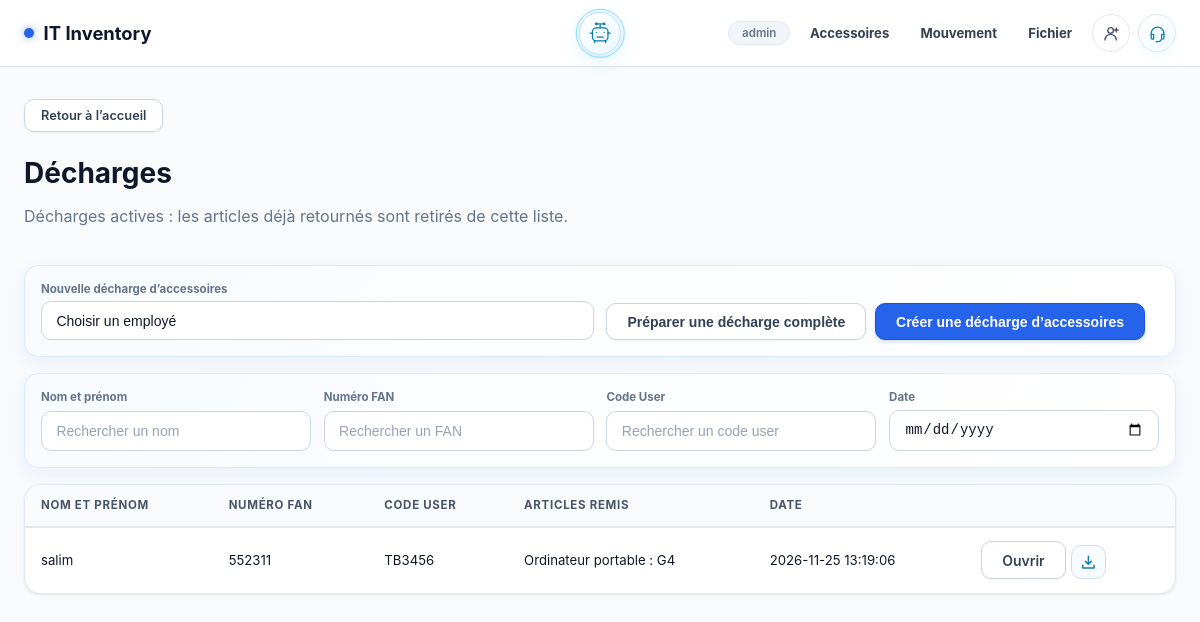
The app's page /decharges (signed in), older data.
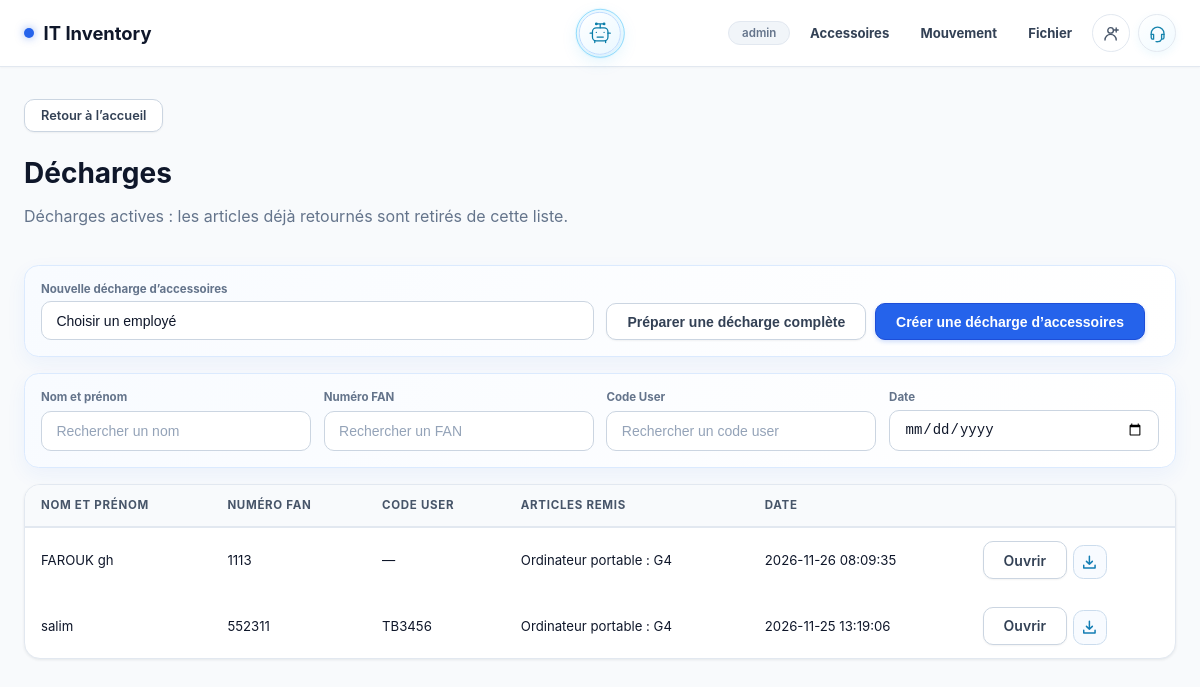
The same page, newer data.
### tables this page shows
CREATE TABLE discharges (
        id INTEGER PRIMARY KEY AUTOINCREMENT,
        computer_id INTEGER NOT NULL,
        issued_at TEXT NOT NULL DEFAULT CURRENT_TIMESTAMP
    , recipient_name TEXT, recipient_code TEXT, assignment_number INTEGER NOT NULL DEFAULT 0, document_type TEXT NOT NULL DEFAULT 'computer');

CREATE TABLE inventory (
            id          INTEGER PRIMARY KEY AUTOINCREMENT,
            model_slug  TEXT,
            model_name  TEXT,
            fan         TEXT UNIQUE,
            sn          TEXT,
            statut      TEXT,
            username    TEXT,
            code_user   TEXT,
            license_num TEXT,
            obs         TEXT
        , disque_dur TEXT, etat_clavier TEXT, systeme_operateur TEXT, etat_ecran TEXT, batterie INTEGER, ram TEXT, ports_usb TEXT, pave_tactile TEXT, last_recipient TEXT, assignment_number INTEGER NOT NULL DEFAULT 0);

### app/routes/inventory.py (the view)
@inventory_bp.route('/decharges')
def discharge_index():
    db = get_db()
    records = db.execute("""SELECT d.id AS discharge_id, d.document_type, d.issued_at,
        COALESCE(d.recipient_name, i.username) AS display_user,
        COALESCE(d.recipient_code, i.code_user) AS display_code,
        i.id AS computer_id, i.fan, i.model_name,
        GROUP_CONCAT(CASE WHEN di.category = 'sim-cards' THEN 'SIM Cards' WHEN di.category = 'telephones' THEN 'Téléphone' ELSE di.category END || ': ' || di.brand || CASE WHEN di.phone_model IS NOT NULL THEN ' ' || di.phone_model ELSE '' END || CASE WHEN di.category = 'sim-cards' THEN ' - ' || COALESCE(di.serial_number, '') || ' - ' || COALESCE(di.technical_details, '') ELSE '' END || CASE WHEN di.category = 'telephones' AND di.serial_number IS NOT NULL THEN ' · SN ' || di.serial_number ELSE '' END, ', ') AS taken_items
        FROM discharges d JOIN inventory i ON i.id=d.computer_id
        LEFT JOIN discharge_items di ON di.discharge_id=d.id AND di.returned_at IS NULL
        WHERE di.id IS NOT NULL OR (d.document_type = 'computer' AND i.statut IN ('Affecter', 'Utilisation hors domaine'))
        GROUP BY d.id ORDER BY d.id DESC""").fetchall()
    employees = db.execute("""SELECT id, model_name, fan, username, code_user FROM inventory
        WHERE statut IN ('Affecter', 'Utilisation hors domaine') AND
        (COALESCE(username, '') <> '' OR COALESCE(code_user, '') <> '')
        ORDER BY COALESCE(username, code_user) COLLATE NOCASE, id""").fetchall()
    return render_template('discharge_list.html', records=records, employees=employees)

### app/models/database.py (called while the page is built)
def get_db():
    if 'db' not in g:
        g.db = sqlite3.connect(
            current_app.config['DB_PATH'],
            detect_types=sqlite3.PARSE_DECLTYPES,
        )
        g.db.row_factory = sqlite3.Row
    return g.db

### templates/discharge_list.html (shortened to what this page needs)
{% extends 'base.html' %}
{% block content %}
<div class="page-fade accessory-page discharge-history">
  <a href="{{ url_for('inventory.index') }}" class="btn-back">Retour à l’accueil</a>
  <header class="accessory-heading"><div><h1>{{ 'Restitutions' if movement == 'restitution' else 'Décharges' }}</h1><p class="text-muted">{{ 'Historique des retours confirmés.' if movement == 'restitution' else 'Décharges actives : les articles déjà retournés sont retirés de cette liste.' }}</p></div></header>
  {% if not movement %}
  <form class="card discharge-search-grid" method="GET" action="" style="align-items:end">
    <label>Nouvelle décharge d’accessoires
      <select class="form-select" id="employeeForAccessories" required>
        <option value="">Choisir un employé</option>
      </select>
    </label>
    <div class="discharge-top-actions"><button class="btn btn-secondary" type="button" onclick="openComputerDischarge()">Préparer une décharge complète</button><button class="btn btn-primary" type="button" onclick="openAccessoryDischarge()">Créer une décharge d’accessoires</button></div>
  </form>
  {% endif %}
  <div class="discharge-search-grid">
    <label>Nom et prénom<input id="searchUser" class="form-input" placeholder="Rechercher un nom" oninput="filterDischarges()"></label>
    <label>Numéro FAN<input id="searchFan" class="form-input" placeholder="Rechercher un FAN" oninput="filterDischarges()"></label>
    <label>Code User<input id="searchCodeUser" class="form-input" placeholder="Rechercher un code user" oninput="filterDischarges()"></label>
    <label>Date<input id="searchDate" type="date" class="form-input" oninput="filterDischarges()"></label>
  </div>
  <div class="card accessory-table-wrap"><table class="inv-table"><thead><tr><th>Nom et prénom</th><th>Numéro FAN</th><th>Code User</th><th>{{ 'Articles retournés' if movement == 'restitution' else 'Articles remis' }}</th><th>Date</th><th></th></tr></thead><tbody id="dischargeRows">
    {% for row in records %}{% set items = row.returned_items if movement == 'restitution' else row.taken_items %}{% if movement == 'restitution' and row.computer_returned %}{% set items = ('Ordinateur portable' ~ (', ' ~ items if items else '')) %}{% endif %}<tr class="discharge-record" data-code="{{ (row.display_code or '')|lower }}" data-fan="{{ (row.fan or '')|lower }}" data-user="{{ (row.display_user or '')|lower }}" data-date="{{ (row.issued_at or '')[:10] }}"><td>{{ row.display_user or '—' }}</td><td>{{ row.fan or '—' }}</td><td>{{ row.display_code or '—' }}</td><td>{% if movement != 'restitution' and row.document_type == 'computer' %}Ordinateur portable : {{ row.model_name }}{% if items %}, {{ items }}{% endif %}{% else %}{{ items or '—' }}{% endif %}</td><td>{{ row.issued_at or '—' }}</td><td class="document-actions">{% if movement == 'restitution' %}<a class="btn btn-secondary" href="{{ url_for('inventory.restitution_record_document', restitution_id=row.restitution_id) }}">Ouvrir</a><a class="document-download-button" href="{{ url_for('inventory.restitution_record_document', restitution_id=row.restitution_id, download=1) }}" aria-label="Télécharger la restitution {{ row.restitution_id }}" title="Télécharger la restitution"><svg viewBox="0 0 20 20" aria-hidden="true"><path d="M10 2.75v9.5m0 0 3.5-3.5M10 12.25l-3.5-3.5M3.25 13.5v3.25h13.5V13.5"/></svg></a>{% else %}<a class="btn btn-secondary" href="{{ url_for('inventory.discharge_record_document', discharge_id=row.discharge_id) }}">Ouvrir</a><a class="document-download-button" href="{{ url_for('inventory.discharge_record_document', discharge_id=row.discharge_id, download=1) }}" aria-label="Télécharger la décharge {{ row.discharge_id }}" title="Télécharger la décharge"><svg viewBox="0 0 20 20" aria-hidden="true"><path d="M10 2.75v9.5m0 0 3.5-3.5M10 12.25l-3.5-3.5M3.25 13.5v3.25h13.5V13.5"/></svg></a>{% endif %}</td></tr>{% else %}<tr><td colspan="6" class="accessory-empty">{{ 'Aucun retour confirmé.' if movement == 'restitution' else 'Aucune décharge active.' }}</td></tr>{% endfor %}
  </tbody></table></div>
</div>
{% endblock %}

Row changes from the older to the newer data that the page shows:
added discharges: recipient_name "FAROUK gh", fan "1113", display_code "—", model_name "G4", issued_at "2026-11-26 08:09:35"
